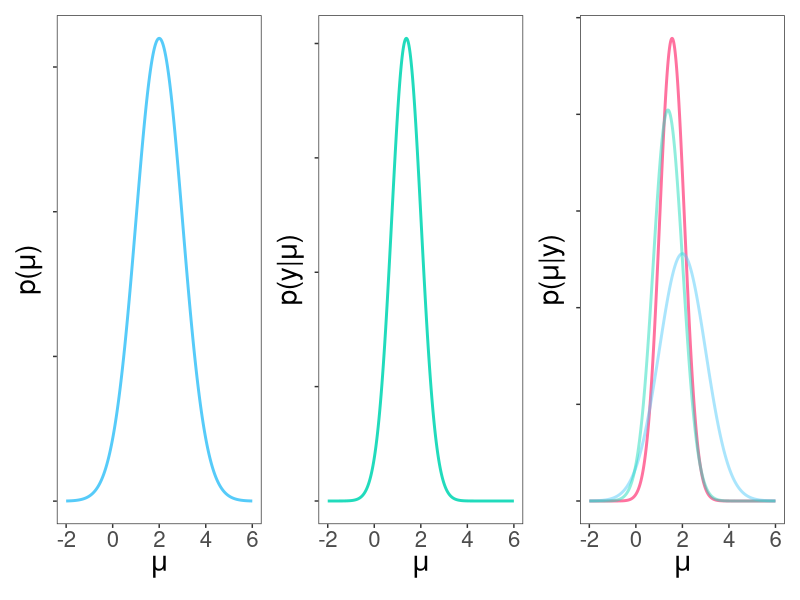
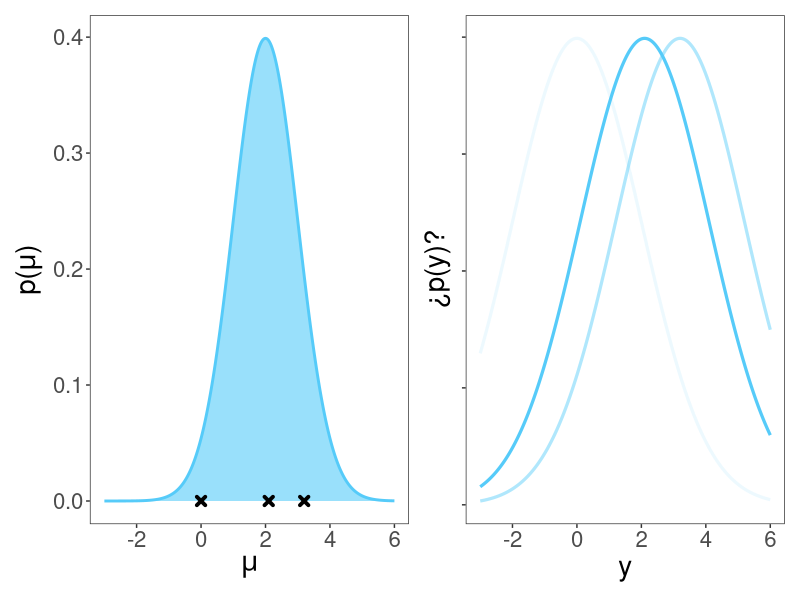
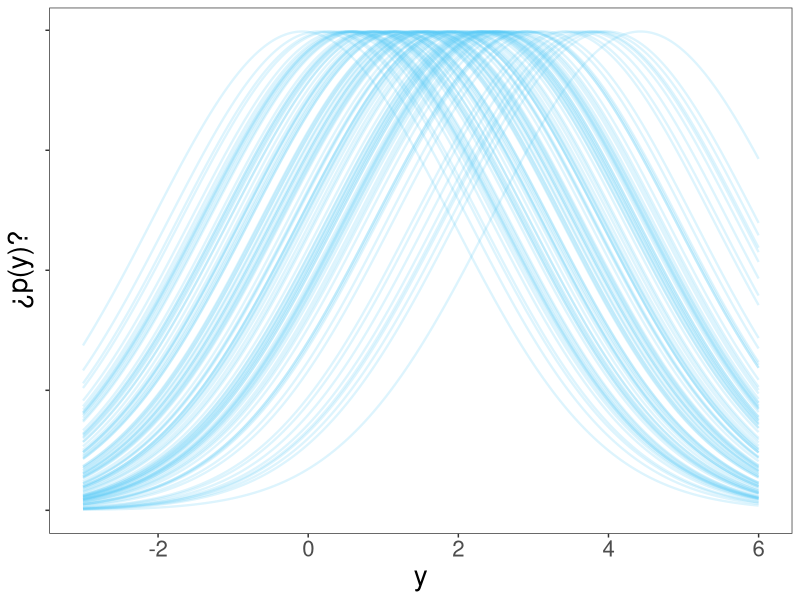
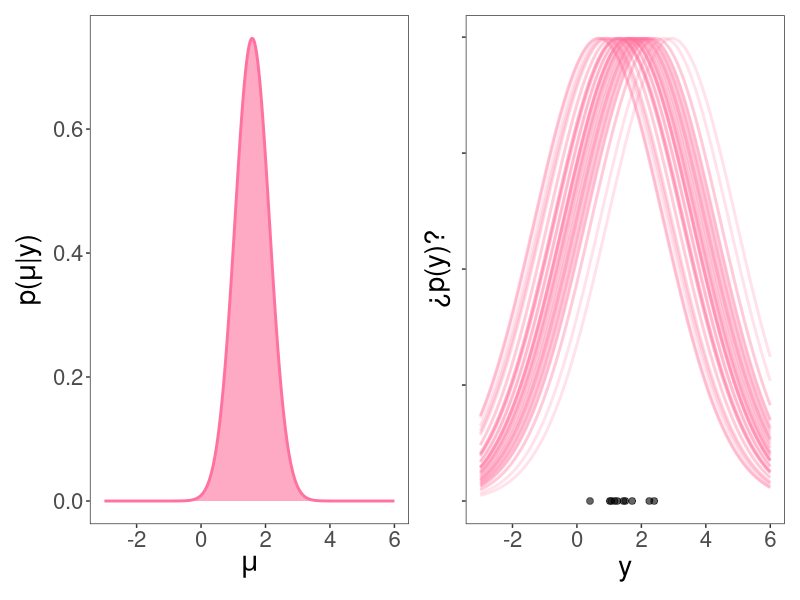
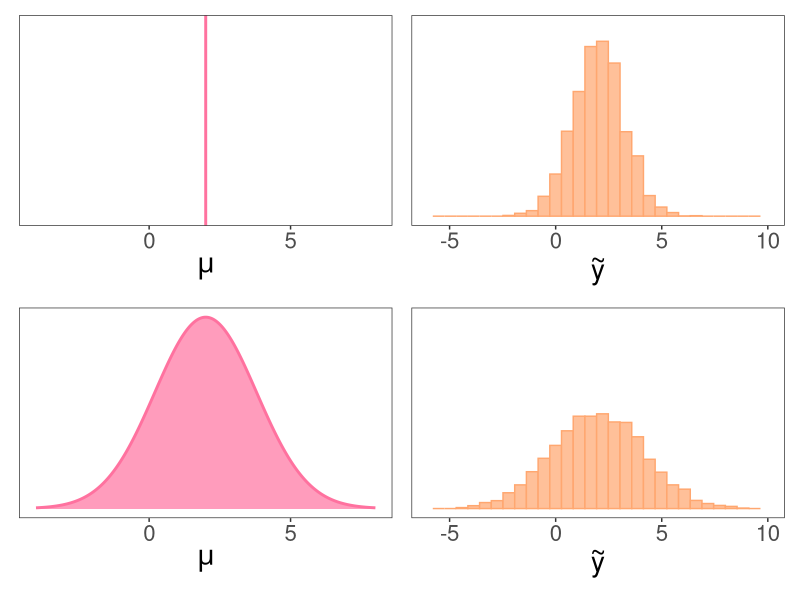
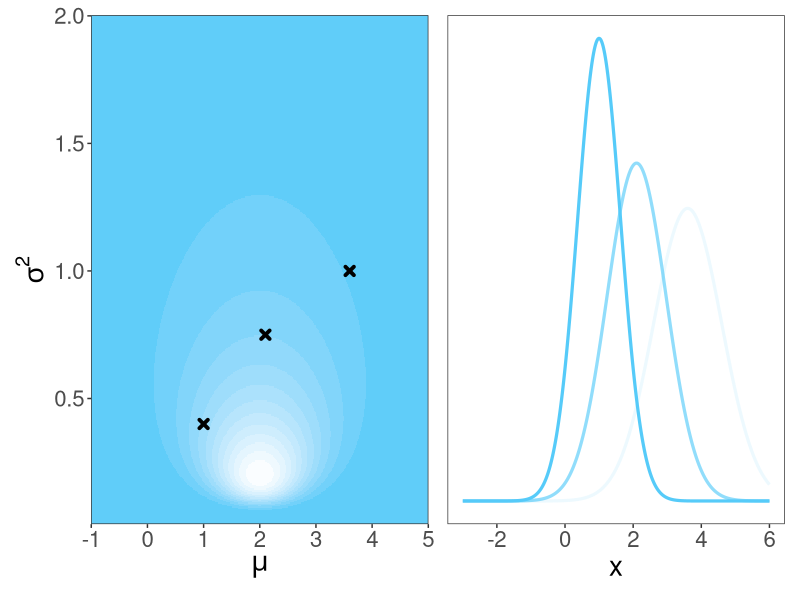
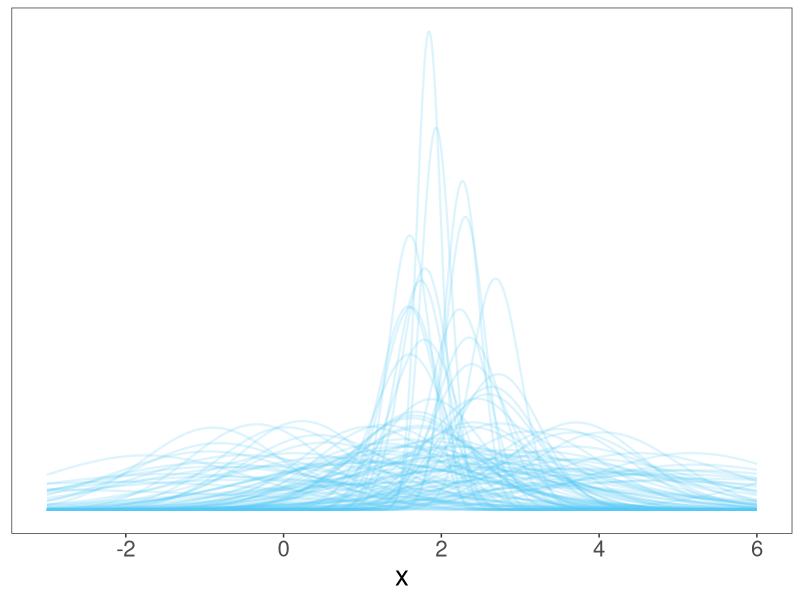
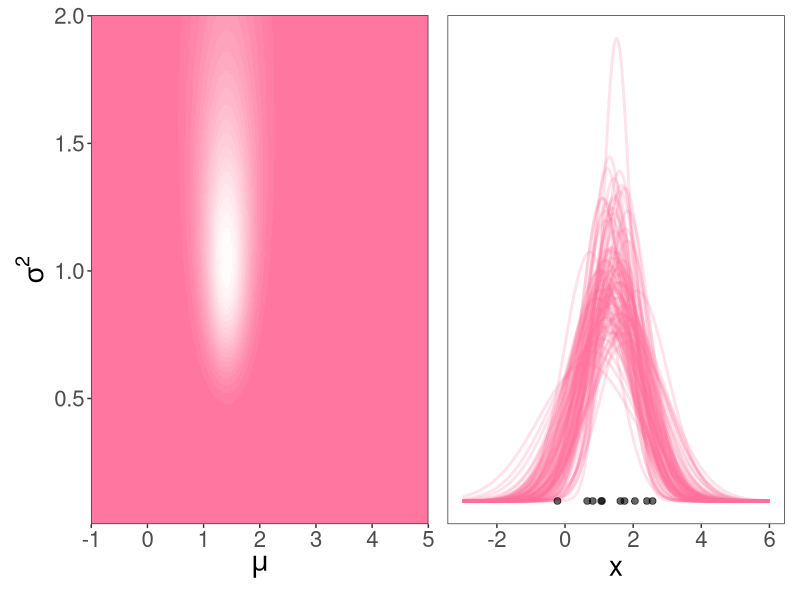

These figures' R source, in order:
## ---- chunk 1
#| echo: false
#| include: false

library(dplyr)
library(tidyr)
library(ggplot2)
library(patchwork)
library(purrr)

theme_set(
  theme_bw() +
  theme(
    legend.position = "none",
    panel.grid = element_blank(),
    #strip.background = element_rect(fill="#ade658"),
    text = element_text(size=20))
  )
## ---- chunk 2
#| echo: false
#| include: false

mu_prior <- 2
sigma_prior <- 1
muestra <- rnorm(10,1.5,1)
y_bar <- mean(muestra)
n <- length(muestra)
sigma <- 2
sigma_likelihood <- sigma/sqrt(n)

# ========== Distribución a priori ==============

posterior_posterior_mu <- (
  mu_prior * (sigma^2 / (n * sigma_prior ^ 2 + sigma ^ 2)) 
  + y_bar * (n * sigma_prior^2 / (n * sigma_prior^2 + sigma ^ 2))
)
posterior_posterior_sigma <- sqrt(sigma_prior^2 * sigma^2 / (n * sigma_prior^2 + sigma^2))

dv <- tibble(
  x = seq(-3, 6, length.out = 500), 
  prior = dnorm(x, mu_prior, sigma_prior),
  likelihood = dnorm(x, y_bar, sigma_likelihood),
  posterior_posterior = dnorm(x, posterior_posterior_mu, posterior_posterior_sigma)
) %>%
  mutate(
    prior = prior,
    likelihood = likelihood,
    posterior_posterior = posterior_posterior,
    posterior_likelihood = likelihood,
    posterior_prior = prior
  )

# posibles valores que puede tomar mu

# en la distribucion a priori
p1 <- ggplot(dv) +
  geom_line(aes(x=x,y=prior),col="#56CBF9",size=1) +
  geom_ribbon(aes(x=x,ymin=0,ymax=prior),fill = "#56CBF9", alpha=0.6) +
  xlab(expression(mu)) +
  ylab(expression("p("*mu*")")) +
  geom_point(data=tibble(x=c(0,2.1,3.2),y=c(0,0,0)),
             aes(x=x,y=y),
             inherit.aes = F,
             shape = "cross",
             stroke=2)

#en los datos
dv2 <- tibble(mu=c(0,2.1,3.2), x=list(dv$x),prob=dnorm(mu,mu_prior,sigma_prior)) %>%
  mutate(y = purrr::map(mu,~dnorm(dv$x,.x,sigma))) %>%
  unnest(cols = c(x,y))

p2 <- ggplot() +
  geom_line(data=dv2,aes(x=x,y=y,group=mu,alpha=prob),size=1.1, col = "#56CBF9") +
  xlab("y") +
  ylab(expression("¿p(y)?")) +
  theme(axis.text.y = element_blank())

# posibles distribuciones a priori

p3 <- tibble(mu=rnorm(100,mu_prior,sigma_prior),
       x=list(dv$x)) %>%
  mutate(y = purrr::map(mu,~dnorm(dv$x,.x,sigma))) %>%
  unnest(cols = c(x,y)) %>%
  ggplot() +
  geom_line(aes(x=x,y=y,group=mu),col = "#56CBF9",alpha=0.2,size=0.8) +
  xlab("y") +
  ylab(expression("¿p(y)?")) +
  theme(axis.text.y = element_blank())

# ========== Distribución a posteriori ==============

# posibles distribuciones a posteriori
p4 <- tibble(mu=rnorm(50,
                mu_prior*(sigma^2/(n*sigma_prior^2+sigma^2)) + y_bar * (n*sigma_prior^2/(n*sigma_prior^2+sigma^2)),
                sqrt(sigma_prior^2*sigma^2/(n*sigma_prior^2+sigma^2))),
       x=list(dv$x)) %>%
  mutate(y = purrr::map(mu,~dnorm(dv$x,.x,sigma))) %>%
  unnest(cols = c(x,y)) %>%
  ggplot() +
  geom_line(aes(x=x,y=y,group=mu),col = "#FF729F",alpha=0.2,size=1) +
  geom_point(data = tibble(x = muestra,
                           y = 0),
             aes(x=x,y=y),
             size=2,
             alpha=0.6) +
    xlab("y") +
  ylab(expression("¿p(y)?")) +
  theme(axis.text.y = element_blank())


# posterior
p5 <- ggplot(dv) +
  geom_line(aes(x=x,y=posterior_posterior),col="#FF729F",size=1) +
  geom_ribbon(aes(x=x,ymin=0,ymax=posterior_posterior),fill = "#FF729F", alpha=0.6) +
  xlab(expression(mu)) +
  ylab(expression("p("*mu*"|y)"))
## ---- chunk 3
#| echo: false
#| include: false

plot_bayes <- function(data){
  data %>%
    pivot_longer(cols = c(prior,likelihood,starts_with("posterior"))) %>%
    arrange(name,x) %>%
    separate(name,into = c("facet","color"),sep="_") %>%
    mutate(color = ifelse(is.na(color),facet,color)) %>%
    mutate(alpha = as.factor(paste0(facet,color))) %>% 
    mutate(color = factor(color,
                          levels = c("prior","likelihood","posterior"),
                          labels = c("prior","likelihood","posterior")),
           facet = factor(facet,
                          levels = c("prior","likelihood","posterior"),
                          labels = c("prior","likelihood","posterior"))) %>%
    ggplot() +
    geom_line(aes(x=x,y=value,col=color,group=color,alpha=alpha),size=1) +
    geom_ribbon(aes(x=x,ymin=0,ymax=value,fill=color,group=color,alpha=alpha)) + 
    scale_color_manual(values = c("#56CBF9","#21dbbc","#FF729F")) +
    scale_fill_manual(values = c("#56CBF9","#21dbbc","#FF729F")) +
    scale_alpha_manual(values = c(0.6,0.2,0.7,0.2,0.6)) +
    facet_wrap(.~facet) +
    ylab("credibilidad") +
    xlab("parámetro") +
    theme(axis.text.y = element_blank(),
          axis.ticks.y = element_blank(),
          axis.text.x = element_blank())
}
## ---- chunk 4
  #| warning: false
  #| echo: false
  #| fig-width: 18
  #| fig-height: 6
  #| fig-align: center
  #| cache: true

mu_prior <- 2
sigma_prior <- 1
muestra <- rnorm(10,1.5,1)
y_bar <- mean(muestra)
n <- length(muestra)
sigma <- 2
sigma_likelihood <- sigma/sqrt(n)

posterior_posterior_mu <- (
  mu_prior * (sigma^2 / (n * sigma_prior ^ 2 + sigma ^ 2)) 
  + y_bar * (n * sigma_prior^2 / (n * sigma_prior^2 + sigma ^ 2))
)
posterior_posterior_sigma <- sqrt(sigma_prior^2 * sigma^2 / (n * sigma_prior^2 + sigma^2))

dv <- tibble(
  x = seq(-2, 6, length.out = 500), 
  prior = dnorm(x, mu_prior, sigma_prior),
  likelihood = dnorm(x, y_bar, sigma_likelihood),
  posterior_posterior = dnorm(x, posterior_posterior_mu, posterior_posterior_sigma)
) %>%
  mutate(
    prior = prior,
    likelihood = likelihood,
    posterior_posterior = posterior_posterior,
    posterior_likelihood = likelihood,
    posterior_prior = prior
  )



pA <- dv %>%
  ggplot() +
  geom_line(aes(x=x,y=prior/sum(prior)),size=1,col="#56CBF9") +
  scale_y_continuous(name = expression("p("*mu*")")) +
  scale_x_continuous(expression(mu)) +
  theme(axis.text.y = element_blank())

pB <- dv %>%
  ggplot() +
  geom_line(aes(x=x,y=likelihood/sum(likelihood)),size=1,col="#21dbbc") +
  scale_y_continuous(name = expression("p("*y*"|"*mu*")")) +
  scale_x_continuous(expression(mu)) +
  theme(axis.text.y = element_blank())

pC <- dv %>%
  ggplot() +
  geom_line(aes(x=x,y=posterior_posterior/sum(posterior_posterior)),size=1,col="#FF729F") +
  geom_line(aes(x=x,y=prior/sum(prior)),size=1,alpha=0.5,col="#56CBF9") +
  geom_line(aes(x=x,y=likelihood/sum(likelihood)),size=1,alpha=0.5,col="#21dbbc") +
  scale_y_continuous(name = expression("p("*mu*"|"*y*")")) +
  scale_x_continuous(expression(mu)) +
  theme(axis.text.y = element_blank())

pA + pB + pC
## ---- chunk 5
#| warning: false
#| echo: false
#| fig-width: 18
#| fig-height: 6
#| fig-align: center
#| cache: true
p1 + p2 
## ---- chunk 6
  #| warning: false
  #| echo: false
  #| fig-width: 7
  #| fig-height: 6
  #| fig-align: center
  #| cache: true

p3
## ---- chunk 7
  #| warning: false
  #| echo: false
  #| fig-width: 18
  #| fig-height: 6
  #| fig-align: center
  #| cache: true

p5 + p4
## ---- chunk 8
#| warning: false
#| echo: false
#| fig-width: 12
#| fig-height: 6
#| fig-align: center
#| cache: true

x <- seq(-4, 8, 0.01)
y <- dnorm(x, 2, 1.8)

dv1 <- tibble(x = rnorm(4000, mean = 2, sd = 1.2))
dv2 <- tibble(mu = rnorm(4000, 2, 1.8), x = rnorm(4000, mu, 1.2))

p1<-ggplot(dv1) +
  geom_histogram(aes(x=x),fill="#FFC099",col="#FFA770") +
  xlim(-6,10) +
  xlab(expression(tilde(y))) +
  ylim(c(0,800)) +
  theme(axis.text.y = element_blank(),
        axis.title.y = element_blank(),
        axis.ticks.y = element_blank())

p2<-ggplot(dv2) +
  geom_histogram(aes(x=x),fill="#FFC099",col="#FFA770") +
  xlim(-6,10) +
  xlab(expression(tilde(y))) +
  ylim(c(0,800)) +
  theme(axis.text.y = element_blank(),
        axis.title.y = element_blank(),
        axis.ticks.y = element_blank())

p3 <- ggplot() +
  geom_vline(xintercept = 2, color = "#FF729F", linewidth = 1) +
  xlim(c(2 - 6, 2 + 6)) +
  xlab(expression(mu))


p4 <- ggplot() +
  geom_line(data=tibble(x,y),aes(x=x,y=y),col="#FF729F",linewidth=1) +
  geom_ribbon(data=tibble(x,y),aes(x=x,ymin=0,ymax=y),fill="#FF729F",alpha=.7) +
  xlim(c(2 - 6, 2 + 6)) +
  theme(
    axis.text.y = element_blank(),
    axis.title.y = element_blank(),
    axis.ticks.y = element_blank()
  ) +
  xlab(expression(mu))

(p3 + p1) / (p4 + p2)
## ---- chunk 9
#| echo: false
#| include: false

alpha <- 1
beta <- 0.5
mean <- 2
lambda <- 0.5

dninvgamma <- function(mu, sigma2, alpha, beta, mean, lambda){
 f <- (sqrt(lambda) / sqrt(2*pi*sigma2)) * (beta^alpha/gamma(alpha)) * ((1/sigma2)^(alpha+1)) * (exp(-(2*beta + lambda * (mu - mean)^2)/(2*sigma2)))
 return(f)
}

# ========== Distribución a priori ============== 
dv <- tidyr::crossing(mu = seq(-1,5,0.005), 
                      sigma2 = seq(0.01,2,0.005)) %>%
  mutate(f = purrr::map2_dbl(mu,sigma2,~dninvgamma(.x,.y,alpha,beta,mean,lambda)))

# a priori

# posibles combinaciones de mu y sigma

p1 <- dv %>%
  ggplot() +
  geom_raster(aes(x=mu,y=sigma2,fill=f),) +
  scale_fill_steps(low = "#56CBF9", high = "white",n.breaks = 16) +
  #scale_fill_gradient(low = "#56CBF9", high = "white",) +
  scale_x_continuous(expression(mu),expand = c(0,0)) +
  scale_y_continuous(expression(sigma^2),expand = c(0,0)) +
  geom_point(data = tibble(mu = c(1,2.1,3.6),
                           sigma2 = c(0.4,0.75,1)),
             aes(x=mu,y=sigma2),
             shape = "cross",
             stroke=2)

# tres normales posibles
dv2 <- tibble(mu = c(1,2.1,3.6),
              sigma2 = c(0.4,0.75,1),
              x=list(seq(-3,6,length.out = 500)),
              prob=dninvgamma(mu,sigma2,alpha,beta,mean,lambda)) %>%
  mutate(y = purrr::map2(mu,sigma2,~dnorm(seq(-3,6,length.out = 500),.x,sqrt(.y)))) %>%
  unnest(cols = c(x,y))

p2 <- ggplot() +
  geom_line(data=dv2,aes(x=x,y=y,group=mu,alpha=prob),size=1.1, col = "#56CBF9") +
  theme(axis.text.y = element_blank(),
        axis.title.y = element_blank(),
        axis.ticks.y = element_blank())

# muchas normales posibles
sigma2 <- rgamma(100,shape = alpha, rate = beta)
mu <- rnorm(100,mean = mean, sd = sqrt(sigma2/lambda))

p3 <- tibble(sigma2,
       mu,
       x=list(seq(-3,6,length.out = 500))) %>%
  mutate(y = purrr::map2(mu,sigma2,~dnorm(seq(-3,6,length.out = 500),.x,sqrt(.y)))) %>%
  unnest(cols = c(x,y)) %>%
  ggplot() +
  geom_line(aes(x=x,y=y,group=mu),col = "#56CBF9",alpha=0.2,size=0.8) +
  theme(axis.text.y = element_blank(),
        axis.ticks.y = element_blank(),
        axis.title.y = element_blank())

#posterior
y_bar
n
nu <- lambda
alpha_p <- alpha + n/2
beta_p <- beta + 0.5+sum((muestra - y_bar)^2) + n*nu/(nu+n)*(y_bar-mean)^2/2
mean_p <- (nu*mean + n*y_bar)/(nu+n)
nu_p <- lambda + n
lambda_p <- nu_p

dv_p <- tidyr::crossing(mu = seq(-1,5,0.005), 
                      sigma2 = seq(0.01,2,0.005)) %>%
  mutate(f = purrr::map2_dbl(mu,sigma2,~dninvgamma(.x,.y,alpha_p,beta_p,mean_p,lambda_p)))

p4 <- dv_p %>%
  ggplot() +
  geom_raster(aes(x=mu,y=sigma2,fill=f)) +
  scale_fill_steps(low = "#FF729F", high = "white",n.breaks = 16) +
  scale_x_continuous(expression(mu),expand = c(0,0)) +
  scale_y_continuous(expression(sigma^2),expand = c(0,0))

sigma2 <- rgamma(100,shape = alpha_p, rate = beta_p)
mu <- rnorm(100,mean = mean_p, sd = sqrt(sigma2/lambda_p))

p5 <- tibble(sigma2,
       mu,
       x=list(seq(-3,6,length.out = 500))) %>%
  mutate(y = purrr::map2(mu,sigma2,~dnorm(seq(-3,6,length.out = 500),.x,sqrt(.y)))) %>%
  unnest(cols = c(x,y)) %>%
  ggplot() +
  geom_line(aes(x=x,y=y,group=mu),col = "#FF729F",alpha=0.2,size=1) +
  geom_point(data = tibble(x = muestra,
                           y = 0),
             aes(x=x,y=y),
             size=2,
             alpha=0.6) +
  theme(axis.text.y = element_blank(),
        axis.ticks.y = element_blank(),
        axis.title.y = element_blank())
## ---- chunk 10
  #| warning: false
  #| echo: false
  #| fig-width: 18
  #| fig-height: 6
  #| fig-align: center
  #| cache: true

p1 + p2 
## ---- chunk 11
  #| warning: false
  #| echo: false
  #| fig-width: 9
  #| fig-height: 6
  #| fig-align: center
  #| cache: true

p3
## ---- chunk 12
  #| warning: false
  #| echo: false
  #| fig-width: 18
  #| fig-height: 6
  #| fig-align: center
  #| cache: true

p4 + p5
